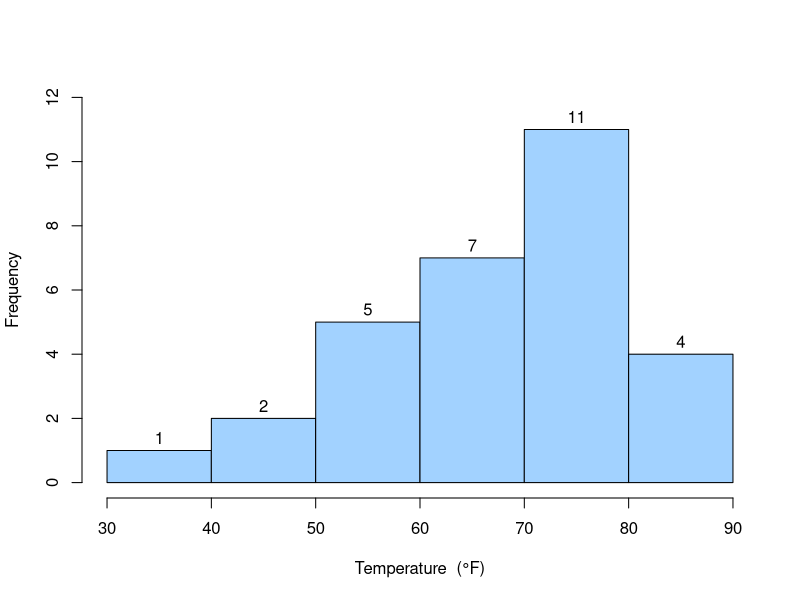
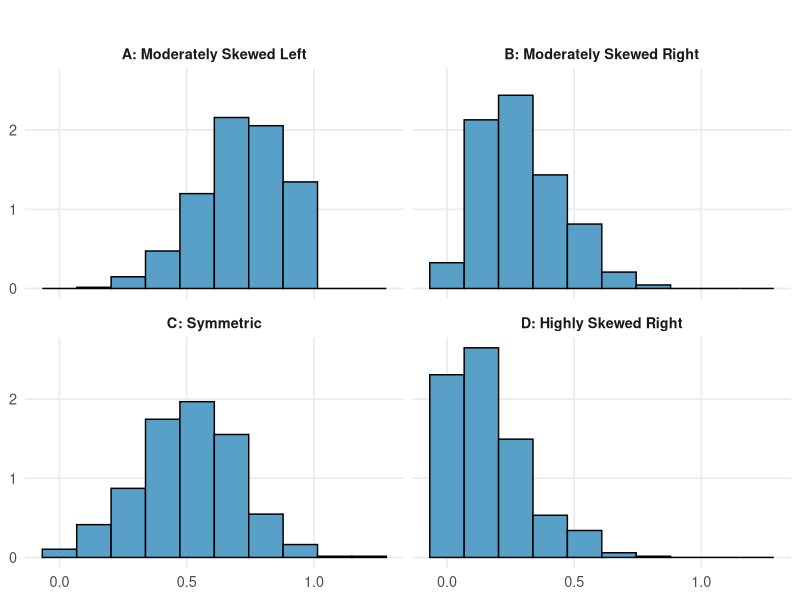
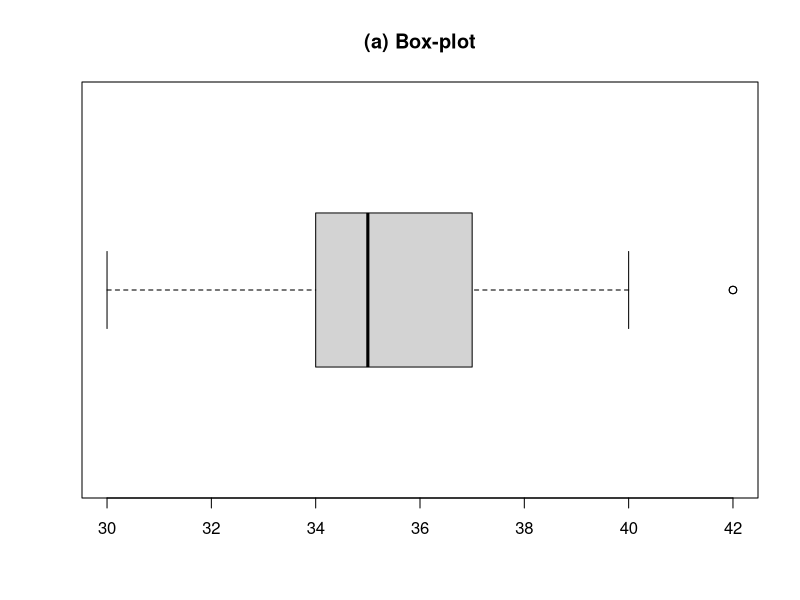
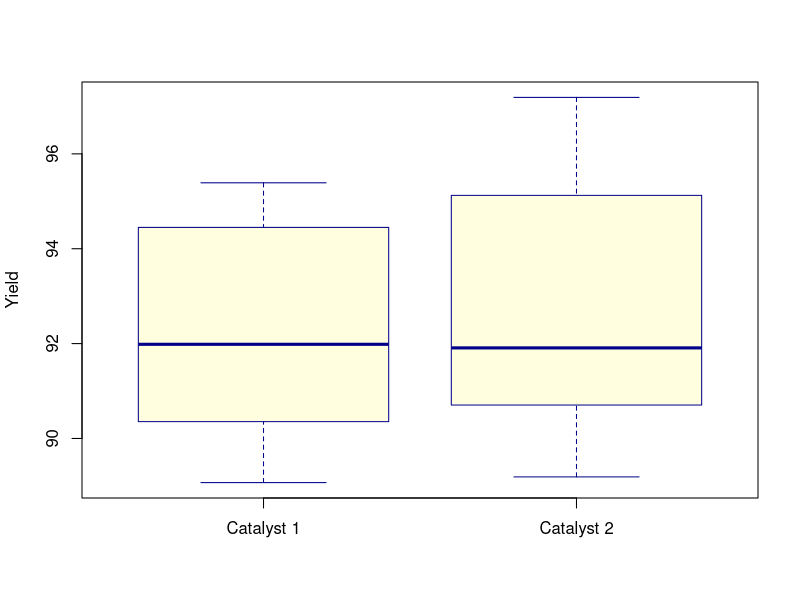
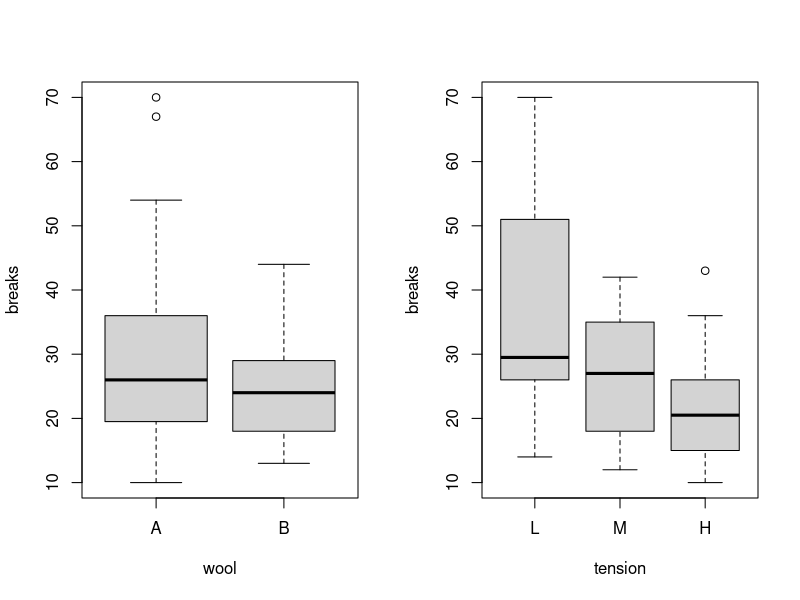

The R source for these figures, in order:
## ---- chunk 1
yarn_cnt=c(22.8, 23.2, 22.9, 22.6, 23.4, 23.0, 
           23.1, 23.0, 22.9, 23.0  )
#length(yarn_cnt)
#sum(yarn_cnt)
#sum(yarn_cnt^2)
#mean(yarn_cnt)
#var(yarn_cnt)
## ---- chunk 2
#| label: fig-fig21
#| fig-cap: "Frequency histogram of temperature (°F)"

fd.data<-c(67, 40, 58, 76, 58, 70, 72, 67, 75, 70, 57, 83, 53, 45, 70, 81, 78, 76, 67, 73, 61, 52, 31, 67, 79, 75, 69, 84, 68, 80)

#summary(fd.data)

hist(fd.data,main = "",
     xlab = "Temperature  (°F)",
     labels = TRUE,ylim=c(0,12), right = FALSE,col = "#a2d2ff")

## ---- chunk 3
#| label: fig-hist.skewness
#| fig-cap: "Histograms Showing Differing Levels of Skewness"

# Load required libraries
library(ggplot2)
library(dplyr)

set.seed(123)

# Generate data with different skewness
df <- data.frame(
  value = c(
    rbeta(500, 2, 5),    # Moderately right skewed
    rbeta(500, 5, 2),    # Moderately left skewed
    rnorm(500, 0.5, .2),# Symmetric
    rbeta(500, 1, 5)     # Highly right skewed
  ),
  panel = factor(rep(c("B: Moderately Skewed Right",
                       "A: Moderately Skewed Left",
                       "C: Symmetric",
                       "D: Highly Skewed Right"),
                     each = 500),
                 levels = c("A: Moderately Skewed Left",
                            "B: Moderately Skewed Right",
                            "C: Symmetric",
                            "D: Highly Skewed Right"))
)

# Plot
ggplot(df, aes(x = value)) +
  geom_histogram(aes(y = after_stat(density)), bins = 10, fill = "#58A0C8", color = "black") +
  facet_wrap(~panel, ncol = 2) +
  labs(
    title = " ",
    y = NULL,
    x = NULL
  ) +
  theme_minimal(base_size = 13) +
  theme(
    strip.text = element_text(face = "bold"),
    plot.title = element_text(face = "bold", hjust = 0.5),
    panel.grid.minor = element_blank()
  )
## ---- chunk 4
#| label: fig-box
#| fig-cap: " Box-plot of fuel consumption (in GpK)"

box=c(30, 34, 34, 34, 34, 35, 35, 35, 35, 35, 35, 37, 37, 38, 40, 42, 42)
boxplot(box,horizontal=TRUE,main="(a) Box-plot")
## ---- chunk 5
#| label: fig-comp_box
#| fig-cap: "Comparison of Catalyst Performance: Catalyst 1 vs. Catalyst 2"
#| fig-width: 4
#| fig-height: 5

# Create the Catalyst Data Frame
catalyst_data <- data.frame(
  Catalyst_1 = c(91.50, 94.18, 92.18, 95.39, 91.79, 89.07, 94.72, 89.21),
  Catalyst_2 = c(89.19, 90.95, 90.46, 93.21, 97.19, 97.04, 91.07, 92.75)
)

# View the data frame
#print(catalyst_data)

# Create the parallel boxplot
boxplot(catalyst_data,
        names = c("Catalyst 1", "Catalyst 2"),
        #main = "Comparison of Catalyst Performance",
        ylab = "Yield",
        col = c("lightyellow", "lightyellow"),
        border = "darkblue")

## ---- chunk 6
par(mfrow=c(1,2))
boxplot(breaks~wool, data=warpbreaks)
boxplot(breaks~tension, data=warpbreaks)
